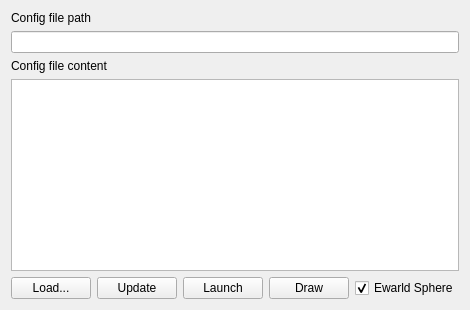
       <widget class="QWidget" name="tab">
        <attribute name="title">
         <string>Config</string>
        </attribute>
        <layout class="QVBoxLayout" name="verticalLayout">
         <item>
          <widget class="QLabel" name="label">
           <property name="text">
            <string>Config file path</string>
           </property>
          </widget>
         </item>
         <item>
          <widget class="QLineEdit" name="lineEdit_config_path"/>
         </item>
         <item>
          <widget class="QLabel" name="label_2">
           <property name="text">
            <string>Config file content</string>
           </property>
          </widget>
         </item>
         <item>
          <widget class="QPlainTextEdit" name="plainTextEdit_config"/>
         </item>
         <item>
          <layout class="QHBoxLayout" name="horizontalLayout_3">
           <item>
            <widget class="QPushButton" name="pushButton_load">
             <property name="text">
              <string>Load...</string>
             </property>
            </widget>
           </item>
           <item>
            <widget class="QPushButton" name="pushButton_update">
             <property name="text">
              <string>Update</string>
             </property>
            </widget>
           </item>
           <item>
            <widget class="QPushButton" name="pushButton_launch">
             <property name="text">
              <string>Launch</string>
             </property>
            </widget>
           </item>
           <item>
            <widget class="QPushButton" name="pushButton_draw">
             <property name="text">
              <string>Draw</string>
             </property>
            </widget>
           </item>
           <item>
            <widget class="QCheckBox" name="checkBox_ewarld">
             <property name="text">
              <string>Ewarld Sphere</string>
             </property>
             <property name="checked">
              <bool>true</bool>
             </property>
            </widget>
           </item>
          </layout>
         </item>
        </layout>
       </widget>
